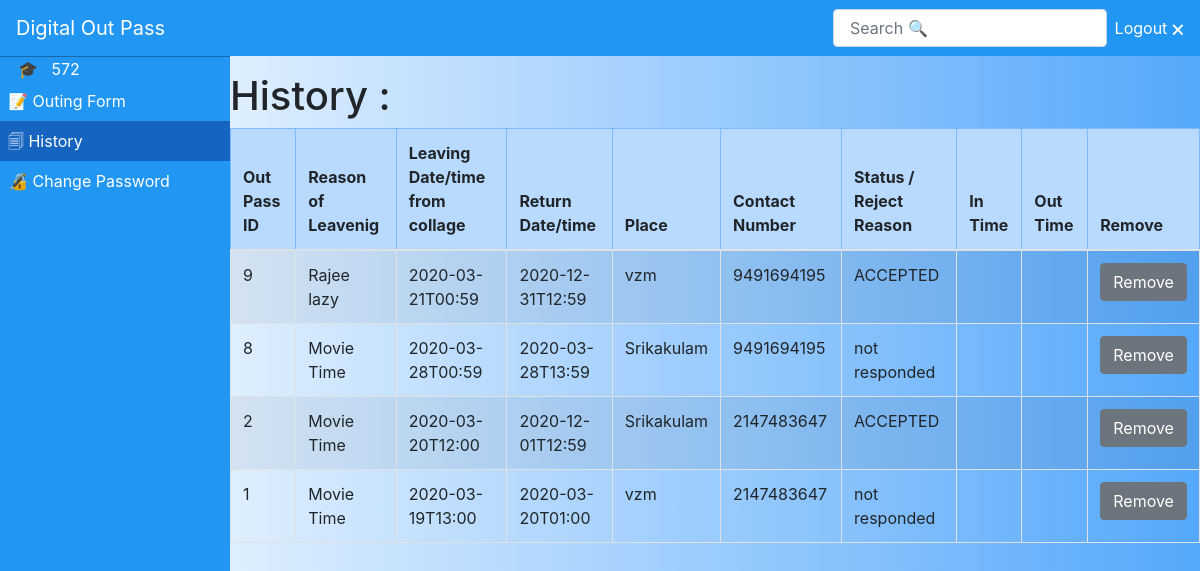
Page /history.php (signed in) on the committed database.
### tables this page shows
CREATE TABLE `perpermissions_details` (
  `sno` int(11) NOT NULL,
  `rollnumber` varchar(225) NOT NULL,
  `prmissiontype` varchar(225) NOT NULL,
  `leavingdatetime` varchar(225) NOT NULL,
  `returndatetime` varchar(225) NOT NULL,
  `place` varchar(225) NOT NULL,
  `reason` varchar(225) NOT NULL,
  `contacnumber` varchar(220) NOT NULL,
  `status` varchar(225) NOT NULL,
  `outtime` varchar(225) NOT NULL,
  `intime` varchar(225) NOT NULL,
  `datm` timestamp NOT NULL DEFAULT current_timestamp() ON UPDATE current_timestamp()
);

### history.php (the view, shortened to what this page needs)
<!DOCTYPE html>
<html lang="en">
<head>
  <link rel="stylesheet" href="https://stackpath.bootstrapcdn.com/bootstrap/4.3.1/css/bootstrap.min.css">
</head>
<body>
<section >
  <nav class="navbar navbar-expand-lg navbar-dark fixed-top " style="background:#2196f3;">
    <a class="navbar-brand"  style="color: white;" href="#">Digital Out Pass</a>
    <div class="collapse navbar-collapse" id="navbarCollapse">
	 <ul class="navbar-nav mr-auto sidenav" id="navAccordion"  >
	<li>
         <a href="" style=" text-decoration: none;">&nbsp &nbsp &#127891; &nbsp <?PHP echo $_SESSION['student'];?></a>
    </li>
    <li class="nav-item ">
        <a class="nav-link" href="outform.php">  &#128221;   Outing Form<span class="sr-only">(current)</span></a>
      </li>
    <li class="nav-item active">
        <a class="nav-link" href="history.php  "> &#128464; History</a>
      </li>
      <li class="nav-item ">
        <a class="nav-link" href="changepassword.php  ">&#128271; Change Password</a>
      </li>
      </ul>
      <form class="form-inline ml-auto mt-2 mt-md-0">
         <input class="form-control mr-sm-2" type="text" id="myInput" onkeyup="myFunction()" placeholder=" Search &#128269;" aria-label="Search">
      </form>
      <a href="logout.php" style=" text-decoration: none;"> Logout &#128473;</a>
    </div>
    </nav>
    <main class="content-wrapper">
  <div>
<h1>History :</h1>
</div>
<div class="table-responsive-sm">
	<table class="table table-striped table-bordered">
		<thead>
			<tr class="table-primary" >
			  <th scope="col">Out Pass ID</th>
			  <th scope="col">Reason of Leavenig</th>
			  <th scope="col">Leaving Date/time from collage </th>
			  <th scope="col">Return Date/time</th>
			  <th scope="col">Place</th>
              <th scope="col">Contact Number</th>
              <th scope="col"> Status / Reject Reason</th>
              <th scope="col">In Time</th>
              <th scope="col">Out Time</th>
              <th scope="col">Remove</th>
			</tr>
		  </thead>
		  <tbody id="myTable">
			  <?PHP
			  include "connect.php";
				$query="SELECT * FROM `perpermissions_details`  ORDER BY `sno` DESC ";
				$sql=mysqli_query($connect,$query);
			  while($row = mysqli_fetch_array($sql))
			  {
					echo "<tr  scope='row'>
						<td>".$row['sno']."</td><td>".$row['reason']."</td><td>".$row['leavingdatetime']."</td>
						<td>".$row['returndatetime']."</td><td>".$row['place']."</td> <td>".$row['contacnumber']."</td>
                        <td>".$row['status']."</td> <td>".$row['intime']."</td><td>".$row['outtime']."</td>
                        <td><a class='btn btn-secondary' href='removerequest.php?q=".$row['sno']."'>Remove</a></td>
						</tr>";
			  }
			 ?>
		  </tbody>
	</table>
  </div>
    </main>
  </section>
</body>
</html>

### history.php (style rules this page uses)
html { position: relative; min-height: 100%; }
body { padding-top: 4.5rem; margin-bottom: 4.5rem; background: linear-gradient(to left, #55A8FB 0%, white 100%); }
body a { text-decoration: none; }
#navbarCollapse a { color: #fff; }
@media (min-width: 992px) { .sidenav { position: absolute; top: 0; left: 0; width: 230px; height: calc(100vh - 3.5rem); margin-top: 3.5rem; background:#2196f3; box-sizing: border-box; border-top: 1px solid rgba(0, 0, 0, 0.3); } }
@media (min-width: 992px) { .navbar-expand-lg .sidenav { flex-direction: column; } }
@media (min-width: 992px) { .content-wrapper { margin-left: 230px; } }
@media (min-width: 992px) { .active { background-color:#1565c0 ; } }

### rows in the picture
perpermissions_details: sno "9", reason "Rajee lazy", leavingdatetime "2020-03-21T00:59", returndatetime "2020-12-31T12:59", place "vzm", contacnumber "9491694195", status "ACCEPTED"
perpermissions_details: sno "8", reason "Movie Time", leavingdatetime "2020-03-28T00:59", returndatetime "2020-03-28T13:59", place "Srikakulam", contacnumber "9491694195", status "not responded"
perpermissions_details: sno "2", reason "Movie Time", leavingdatetime "2020-03-20T12:00", returndatetime "2020-12-01T12:59", place "Srikakulam", contacnumber "2147483647", status "ACCEPTED"
perpermissions_details: sno "1", reason "Movie Time", leavingdatetime "2020-03-19T13:00", returndatetime "2020-03-20T01:00", place "vzm", contacnumber "2147483647", status "not responded"

### other values in the picture
$_SESSION['student'] "572"
